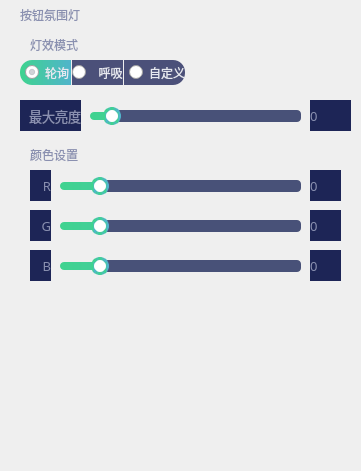
        <widget class="QGroupBox" name="ctrl_rgb_sleep_setting_groupBox">
         <property name="geometry">
          <rect>
           <x>10</x>
           <y>30</y>
           <width>361</width>
           <height>471</height>
          </rect>
         </property>
         <property name="styleSheet">
          <string notr="true">QGroupBox {
    border: none; /* 移除边框 */
	color:rgb(138, 144, 176);
}
QGroupBox::title {
	margin-top: 8px;
	margin-left: 18px;
}</string>
         </property>
         <property name="title">
          <string>按钮氛围灯</string>
         </property>
         <widget class="QLabel" name="ctrl_knob_label_feedback_6">
          <property name="geometry">
           <rect>
            <x>532</x>
            <y>26</y>
            <width>31</width>
            <height>31</height>
           </rect>
          </property>
          <property name="font">
           <font>
            <family>黑体</family>
            <pointsize>10</pointsize>
           </font>
          </property>
          <property name="styleSheet">
           <string notr="true">background:rgb(29, 37, 86);
color:rgb(138, 144, 176);</string>
          </property>
          <property name="text">
           <string/>
          </property>
          <property name="alignment">
           <set>Qt::AlignmentFlag::AlignCenter</set>
          </property>
         </widget>
         <widget class="QGroupBox" name="groupBox_15">
          <property name="geometry">
           <rect>
            <x>10</x>
            <y>30</y>
            <width>191</width>
            <height>71</height>
           </rect>
          </property>
          <property name="styleSheet">
           <string notr="true">QGroupBox {
    border: none; /* 移除边框 */
	color:rgb(138, 144, 176);
}
QGroupBox::title {
	margin-top: 8px;
	margin-left: 18px;
}</string>
          </property>
          <property name="title">
           <string>灯效模式</string>
          </property>
          <widget class="QRadioButton" name="ctrl_RGB_mood_mode_switch_1">
           <property name="geometry">
            <rect>
             <x>10</x>
             <y>30</y>
             <width>51</width>
             <height>25</height>
            </rect>
           </property>
           <property name="styleSheet">
            <string notr="true">QRadioButton {
color: rgb(230, 232, 240);
border-top-left-radius: 12px;
border-bottom-left-radius: 12px;
padding-left: 5px;
text-align: center;
}
QRadioButton::unchecked {
background-color: rgba(75, 80, 121,1);
}
QRadioButton::checked {
background:qlineargradient(x1:0, y1:1, x2:1, y2:1, stop:0 #3fd38f, stop:1 #50b4cb);
border: none;
}
QRadioButton::indicator {
image: none;
width: 0px;
height: 0px;
}</string>
           </property>
           <property name="text">
            <string>轮询</string>
           </property>
           <property name="checked">
            <bool>true</bool>
           </property>
          </widget>
          <widget class="QRadioButton" name="ctrl_RGB_mood_mode_switch_2">
           <property name="geometry">
            <rect>
             <x>62</x>
             <y>30</y>
             <width>51</width>
             <height>25</height>
            </rect>
           </property>
           <property name="styleSheet">
            <string notr="true">QRadioButton {
color: rgb(230, 232, 240);
text-align: center;
}
QRadioButton::unchecked {
background-color: rgba(75, 80, 121,1);
}
QRadioButton::checked {
background:qlineargradient(x1:0, y1:1, x2:1, y2:1, stop:0 #3fd38f, stop:1 #50b4cb);
border: none;
}
QRadioButton::indicator {
image: none;
width: 0px;
height: 0px;
}</string>
           </property>
           <property name="text">
            <string>  呼吸</string>
           </property>
           <property name="checked">
            <bool>false</bool>
           </property>
          </widget>
          <widget class="QRadioButton" name="ctrl_RGB_mood_mode_switch_3">
           <property name="geometry">
            <rect>
             <x>114</x>
             <y>30</y>
             <width>61</width>
             <height>25</height>
            </rect>
           </property>
           <property name="styleSheet">
            <string notr="true">QRadioButton {
color: rgb(230, 232, 240);
border-top-right-radius: 12px;
border-bottom-right-radius: 12px;
padding-left: 5px;
}
QRadioButton::unchecked {
background-color: rgba(75, 80, 121,1);
}
QRadioButton::checked {
background:qlineargradient(x1:0, y1:1, x2:1, y2:1, stop:0 #3fd38f, stop:1 #50b4cb);
border: none;
}
QRadioButton::indicator {
image: none;
width: 0px;
height: 0px;
}</string>
           </property>
           <property name="text">
            <string>自定义</string>
           </property>
          </widget>
         </widget>
         <widget class="QGroupBox" name="ctrl_RGB_mood_groupBox">
          <property name="geometry">
           <rect>
            <x>10</x>
            <y>140</y>
            <width>341</width>
            <height>161</height>
           </rect>
          </property>
          <property name="styleSheet">
           <string notr="true">QGroupBox {
    border: none; /* 移除边框 */
	color:rgb(138, 144, 176);
}
QGroupBox::title {
	margin-top: 8px;
	margin-left: 18px;
}</string>
          </property>
          <property name="title">
           <string>颜色设置</string>
          </property>
          <widget class="QLabel" name="ctrl_RGB_mood_label_color_r">
           <property name="geometry">
            <rect>
             <x>20</x>
             <y>30</y>
             <width>21</width>
             <height>31</height>
            </rect>
           </property>
           <property name="font">
            <font>
             <family>黑体</family>
             <pointsize>10</pointsize>
            </font>
           </property>
           <property name="styleSheet">
            <string notr="true">background:rgb(29, 37, 86);
color:rgb(138, 144, 176);</string>
           </property>
           <property name="text">
            <string>R</string>
           </property>
           <property name="alignment">
            <set>Qt::AlignmentFlag::AlignRight|Qt::AlignmentFlag::AlignTrailing|Qt::AlignmentFlag::AlignVCenter</set>
           </property>
          </widget>
          <widget class="QSlider" name="ctrl_RGB_mood_horizontalSlider_color_r">
           <property name="geometry">
            <rect>
             <x>50</x>
             <y>35</y>
             <width>241</width>
             <height>22</height>
            </rect>
           </property>
           <property name="styleSheet">
            <string notr="true">QSlider
{
    background:rgba(0,0,0,0);
    border-style: outset;
    border-radius: 3px;
}

QSlider::groove:horizontal
{
    height: 8px;
background:qlineargradient(x1:0, y1:1, x2:1, y2:1, stop:0 #3fd38f, stop:1 #50b4cb);
    margin: 2px 0;
border-radius:4px;
}
QSlider::handle:horizontal
{
    background: #fff;
    width: 12px;
    height: 12px;
    margin: -5px 6px -5px 6px;
    border-radius:9px;
    border: 3px solid qlineargradient(x1:0, y1:1, x2:1, y2:1, stop:0 #3fd38f, stop:1 #50b4cb);
}
QSlider::add-page:horizontal
{
    height: 8px;
background: rgb(72,81,120);
border-radius:4px;
}</string>
           </property>
           <property name="maximum">
            <number>255</number>
           </property>
           <property name="value">
            <number>30</number>
           </property>
           <property name="orientation">
            <enum>Qt::Orientation::Horizontal</enum>
           </property>
          </widget>
          <widget class="QLabel" name="ctrl_RGB_mood_label_color_r_value">
           <property name="geometry">
            <rect>
             <x>300</x>
             <y>30</y>
             <width>31</width>
             <height>31</height>
            </rect>
           </property>
           <property name="font">
            <font>
             <family>黑体</family>
             <pointsize>10</pointsize>
            </font>
           </property>
           <property name="styleSheet">
            <string notr="true">background:rgb(29, 37, 86);
color:rgb(138, 144, 176);</string>
           </property>
           <property name="text">
            <string>0</string>
           </property>
           <property name="alignment">
            <set>Qt::AlignmentFlag::AlignLeading|Qt::AlignmentFlag::AlignLeft|Qt::AlignmentFlag::AlignVCenter</set>
           </property>
          </widget>
          <widget class="QSlider" name="ctrl_RGB_mood_horizontalSlider_color_g">
           <property name="geometry">
            <rect>
             <x>50</x>
             <y>75</y>
             <width>241</width>
             <height>22</height>
            </rect>
           </property>
           <property name="styleSheet">
            <string notr="true">QSlider
{
    background:rgba(0,0,0,0);
    border-style: outset;
    border-radius: 3px;
}

QSlider::groove:horizontal
{
    height: 8px;
background:qlineargradient(x1:0, y1:1, x2:1, y2:1, stop:0 #3fd38f, stop:1 #50b4cb);
    margin: 2px 0;
border-radius:4px;
}
QSlider::handle:horizontal
{
    background: #fff;
    width: 12px;
    height: 12px;
    margin: -5px 6px -5px 6px;
    border-radius:9px;
    border: 3px solid qlineargradient(x1:0, y1:1, x2:1, y2:1, stop:0 #3fd38f, stop:1 #50b4cb);
}
QSlider::add-page:horizontal
{
    height: 8px;
background: rgb(72,81,120);
border-radius:4px;
}</string>
           </property>
           <property name="maximum">
            <number>255</number>
           </property>
           <property name="value">
            <number>30</number>
           </property>
           <property name="orientation">
            <enum>Qt::Orientation::Horizontal</enum>
           </property>
          </widget>
          <widget class="QLabel" name="ctrl_RGB_mood_label_color_g_value">
           <property name="geometry">
            <rect>
             <x>300</x>
             <y>70</y>
             <width>31</width>
             <height>31</height>
            </rect>
           </property>
           <property name="font">
            <font>
             <family>黑体</family>
             <pointsize>10</pointsize>
            </font>
           </property>
           <property name="styleSheet">
            <string notr="true">background:rgb(29, 37, 86);
color:rgb(138, 144, 176);</string>
           </property>
           <property name="text">
            <string>0</string>
           </property>
           <property name="alignment">
            <set>Qt::AlignmentFlag::AlignLeading|Qt::AlignmentFlag::AlignLeft|Qt::AlignmentFlag::AlignVCenter</set>
           </property>
          </widget>
          <widget class="QLabel" name="ctrl_RGB_mood_label_color_r_2">
           <property name="geometry">
            <rect>
             <x>20</x>
             <y>70</y>
             <width>21</width>
             <height>31</height>
            </rect>
           </property>
           <property name="font">
            <font>
             <family>黑体</family>
             <pointsize>10</pointsize>
            </font>
           </property>
           <property name="styleSheet">
            <string notr="true">background:rgb(29, 37, 86);
color:rgb(138, 144, 176);</string>
           </property>
           <property name="text">
            <string>G</string>
           </property>
           <property name="alignment">
            <set>Qt::AlignmentFlag::AlignRight|Qt::AlignmentFlag::AlignTrailing|Qt::AlignmentFlag::AlignVCenter</set>
           </property>
          </widget>
          <widget class="QSlider" name="ctrl_RGB_mood_horizontalSlider_color_b">
           <property name="geometry">
            <rect>
             <x>50</x>
             <y>115</y>
             <width>241</width>
             <height>22</height>
            </rect>
           </property>
           <property name="styleSheet">
            <string notr="true">QSlider
{
    background:rgba(0,0,0,0);
    border-style: outset;
    border-radius: 3px;
}

QSlider::groove:horizontal
{
    height: 8px;
background:qlineargradient(x1:0, y1:1, x2:1, y2:1, stop:0 #3fd38f, stop:1 #50b4cb);
    margin: 2px 0;
border-radius:4px;
}
QSlider::handle:horizontal
{
    background: #fff;
    width: 12px;
    height: 12px;
    margin: -5px 6px -5px 6px;
    border-radius:9px;
    border: 3px solid qlineargradient(x1:0, y1:1, x2:1, y2:1, stop:0 #3fd38f, stop:1 #50b4cb);
}
QSlider::add-page:horizontal
{
    height: 8px;
background: rgb(72,81,120);
border-radius:4px;
}</string>
           </property>
           <property name="maximum">
            <number>255</number>
           </property>
           <property name="value">
            <number>30</number>
           </property>
           <property name="orientation">
            <enum>Qt::Orientation::Horizontal</enum>
           </property>
          </widget>
          <widget class="QLabel" name="ctrl_RGB_mood_label_color_b_value">
           <property name="geometry">
            <rect>
             <x>300</x>
             <y>110</y>
             <width>31</width>
             <height>31</height>
            </rect>
           </property>
           <property name="font">
            <font>
             <family>黑体</family>
             <pointsize>10</pointsize>
            </font>
           </property>
           <property name="styleSheet">
            <string notr="true">background:rgb(29, 37, 86);
color:rgb(138, 144, 176);</string>
           </property>
           <property name="text">
            <string>0</string>
           </property>
           <property name="alignment">
            <set>Qt::AlignmentFlag::AlignLeading|Qt::AlignmentFlag::AlignLeft|Qt::AlignmentFlag::AlignVCenter</set>
           </property>
          </widget>
          <widget class="QLabel" name="ctrl_RGB_mood_label_color_b">
           <property name="geometry">
            <rect>
             <x>20</x>
             <y>110</y>
             <width>21</width>
             <height>31</height>
            </rect>
           </property>
           <property name="font">
            <font>
             <family>黑体</family>
             <pointsize>10</pointsize>
            </font>
           </property>
           <property name="styleSheet">
            <string notr="true">background:rgb(29, 37, 86);
color:rgb(138, 144, 176);</string>
           </property>
           <property name="text">
            <string>B</string>
           </property>
           <property name="alignment">
            <set>Qt::AlignmentFlag::AlignRight|Qt::AlignmentFlag::AlignTrailing|Qt::AlignmentFlag::AlignVCenter</set>
           </property>
          </widget>
         </widget>
         <widget class="QSlider" name="ctrl_RGB_mood_horizontalSlider_color_l">
          <property name="geometry">
           <rect>
            <x>90</x>
            <y>105</y>
            <width>211</width>
            <height>22</height>
           </rect>
          </property>
          <property name="styleSheet">
           <string notr="true">QSlider
{
    background:rgba(0,0,0,0);
    border-style: outset;
    border-radius: 3px;
}

QSlider::groove:horizontal
{
    height: 8px;
background:qlineargradient(x1:0, y1:1, x2:1, y2:1, stop:0 #3fd38f, stop:1 #50b4cb);
    margin: 2px 0;
border-radius:4px;
}
QSlider::handle:horizontal
{
    background: #fff;
    width: 12px;
    height: 12px;
    margin: -5px 6px -5px 6px;
    border-radius:9px;
    border: 3px solid qlineargradient(x1:0, y1:1, x2:1, y2:1, stop:0 #3fd38f, stop:1 #50b4cb);
}
QSlider::add-page:horizontal
{
    height: 8px;
background: rgb(72,81,120);
border-radius:4px;
}</string>
          </property>
          <property name="maximum">
           <number>100</number>
          </property>
          <property name="value">
           <number>4</number>
          </property>
          <property name="orientation">
           <enum>Qt::Orientation::Horizontal</enum>
          </property>
         </widget>
         <widget class="QLabel" name="ctrl_RGB_mood_label_color_l">
          <property name="geometry">
           <rect>
            <x>20</x>
            <y>100</y>
            <width>61</width>
            <height>31</height>
           </rect>
          </property>
          <property name="font">
           <font>
            <family>黑体</family>
            <pointsize>10</pointsize>
           </font>
          </property>
          <property name="styleSheet">
           <string notr="true">background:rgb(29, 37, 86);
color:rgb(138, 144, 176);</string>
          </property>
          <property name="text">
           <string>最大亮度</string>
          </property>
          <property name="alignment">
           <set>Qt::AlignmentFlag::AlignRight|Qt::AlignmentFlag::AlignTrailing|Qt::AlignmentFlag::AlignVCenter</set>
          </property>
         </widget>
         <widget class="QLabel" name="ctrl_RGB_mood_label_color_l_value">
          <property name="geometry">
           <rect>
            <x>310</x>
            <y>100</y>
            <width>41</width>
            <height>31</height>
           </rect>
          </property>
          <property name="font">
           <font>
            <family>黑体</family>
            <pointsize>10</pointsize>
           </font>
          </property>
          <property name="styleSheet">
           <string notr="true">background:rgb(29, 37, 86);
color:rgb(138, 144, 176);</string>
          </property>
          <property name="text">
           <string>0</string>
          </property>
          <property name="alignment">
           <set>Qt::AlignmentFlag::AlignLeading|Qt::AlignmentFlag::AlignLeft|Qt::AlignmentFlag::AlignVCenter</set>
          </property>
         </widget>
        </widget>
